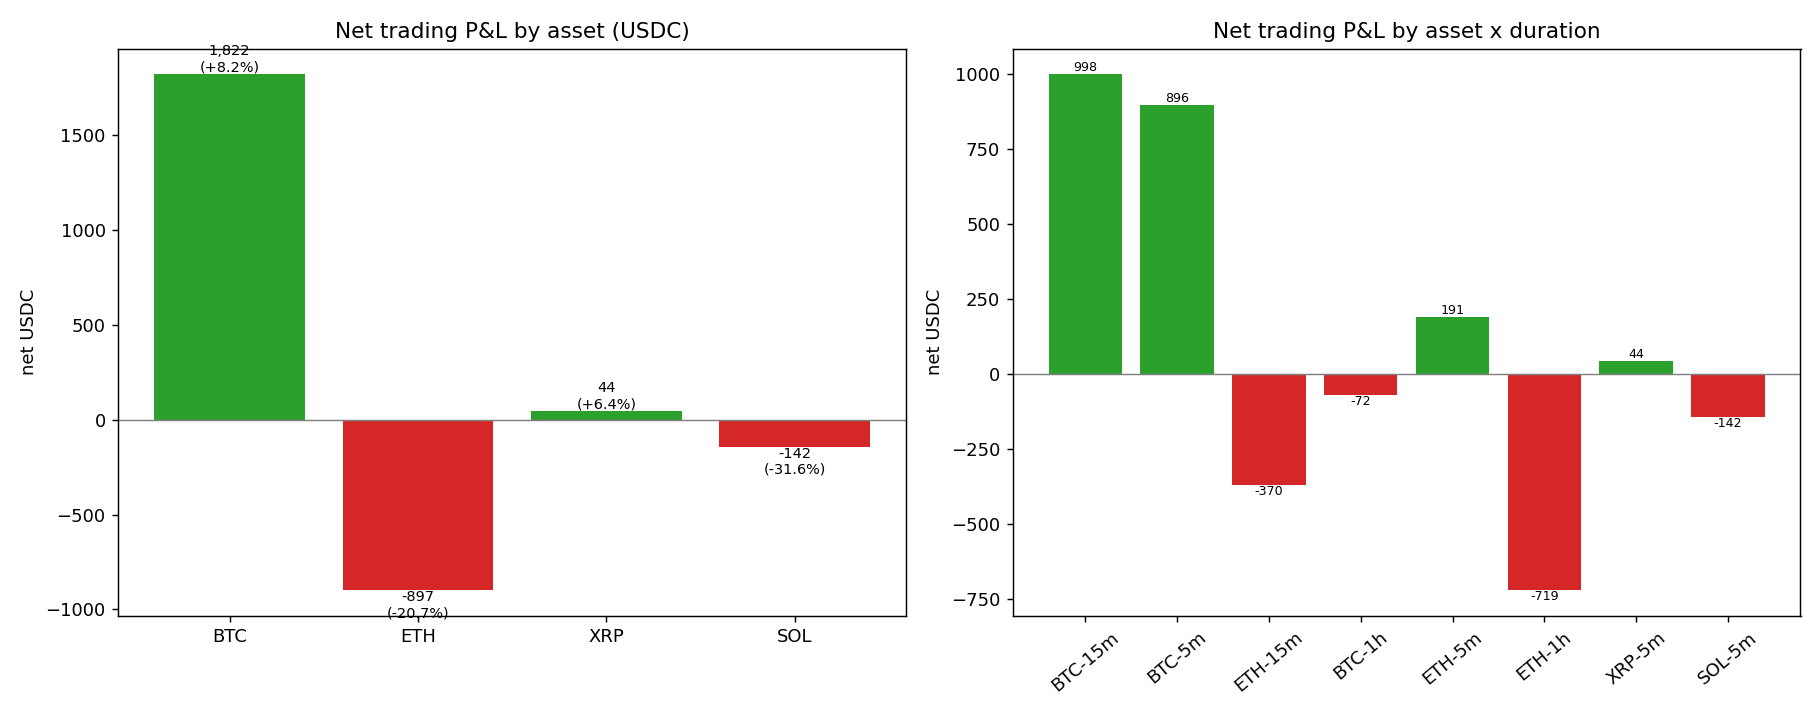

Reproduce this figure in Python.
#!/usr/bin/env python3
"""Break the wallet's edge down by underlying asset and market duration."""

from collections import defaultdict
import re
import statistics as st

import matplotlib
matplotlib.use("Agg")
import matplotlib.pyplot as plt

import poly_pnl as P


def parse(slug):
    """Return (asset, duration) from a slug like 'btc-updown-15m-...' or hourly bitcoin slugs."""
    m = re.match(r"([a-z]+)-updown-(\d+m)", slug)
    if m:
        return m.group(1).upper(), m.group(2)
    if slug.startswith("bitcoin-up-or-down"):
        return "BTC", "1h"
    if slug.startswith("ethereum"):
        return "ETH", "1h"
    return "OTHER", "?"


def main():
    rows, status = P.fetch_all("/activity")
    if rows is None:
        raise SystemExit(f"failed HTTP {status}")

    # per-market aggregation, tagged with asset/duration from the buy legs
    mk = defaultdict(lambda: {"buy": 0.0, "red": 0.0, "ws": 0.0, "sh": 0.0,
                              "asset": None, "dur": None})
    for r in rows:
        t = P.classify(r)
        cond = r.get("conditionId")
        val = P.usdc_value(r)
        if t == "BUY":
            m = mk[cond]
            m["buy"] += val
            sz = P.num(r.get("size"))
            m["ws"] += P.num(r.get("price")) * sz
            m["sh"] += sz
            a, d = parse(r.get("slug", ""))
            m["asset"], m["dur"] = a, d
        elif t == "REDEEM":
            mk[cond]["red"] += val

    def agg(key_fn, title):
        groups = defaultdict(lambda: {"n": 0, "win": 0, "buy": 0.0, "red": 0.0, "entries": []})
        for m in mk.values():
            if m["buy"] <= 0 or m["asset"] is None:
                continue
            g = groups[key_fn(m)]
            g["n"] += 1
            net = m["red"] - m["buy"]
            g["win"] += 1 if net > 0 else 0
            g["buy"] += m["buy"]; g["red"] += m["red"]
            if m["sh"] > 0:
                g["entries"].append(m["ws"] / m["sh"])
        print(f"=== {title} ===")
        print(f"  {'group':8s} {'mkts':>5s} {'buy$':>9s} {'net$':>8s} {'ROC%':>7s} {'win%':>6s} {'avgEntry':>8s}")
        out = []
        for k in sorted(groups, key=lambda k: -groups[k]["buy"]):
            g = groups[k]
            net = g["red"] - g["buy"]
            roc = net / g["buy"] * 100
            wr = g["win"] / g["n"] * 100
            ae = st.mean(g["entries"]) if g["entries"] else 0
            print(f"  {k:8s} {g['n']:5d} {g['buy']:9.0f} {net:8.0f} {roc:7.2f} {wr:6.1f} {ae:8.3f}")
            out.append((k, g["n"], g["buy"], net, roc, wr))
        print()
        return out

    by_asset = agg(lambda m: m["asset"], "By asset")
    by_dur = agg(lambda m: m["dur"], "By duration")
    by_ad = agg(lambda m: f"{m['asset']}-{m['dur']}", "By asset x duration")

    # ---------- plot ----------
    fig, ax = plt.subplots(1, 2, figsize=(14, 5.5))

    labels = [r[0] for r in by_asset]
    net = [r[3] for r in by_asset]
    roc = [r[4] for r in by_asset]
    colors = ["#2ca02c" if n >= 0 else "#d62728" for n in net]
    bars = ax[0].bar(labels, net, color=colors)
    ax[0].axhline(0, color="grey", lw=0.8)
    ax[0].set_title("Net trading P&L by asset (USDC)")
    ax[0].set_ylabel("net USDC")
    for b, n, r_ in zip(bars, net, roc):
        ax[0].text(b.get_x() + b.get_width() / 2, n,
                   f"{n:,.0f}\n({r_:+.1f}%)", ha="center",
                   va="bottom" if n >= 0 else "top", fontsize=8)

    labels2 = [r[0] for r in by_ad]
    net2 = [r[3] for r in by_ad]
    colors2 = ["#2ca02c" if n >= 0 else "#d62728" for n in net2]
    bars2 = ax[1].bar(labels2, net2, color=colors2)
    ax[1].axhline(0, color="grey", lw=0.8)
    ax[1].set_title("Net trading P&L by asset x duration")
    ax[1].set_ylabel("net USDC")
    ax[1].tick_params(axis="x", rotation=40)
    for b, n in zip(bars2, net2):
        ax[1].text(b.get_x() + b.get_width() / 2, n, f"{n:,.0f}",
                   ha="center", va="bottom" if n >= 0 else "top", fontsize=7)

    plt.tight_layout()
    fig.savefig("poly_assets.png", dpi=130)
    print("Saved poly_assets.png")


if __name__ == "__main__":
    main()
